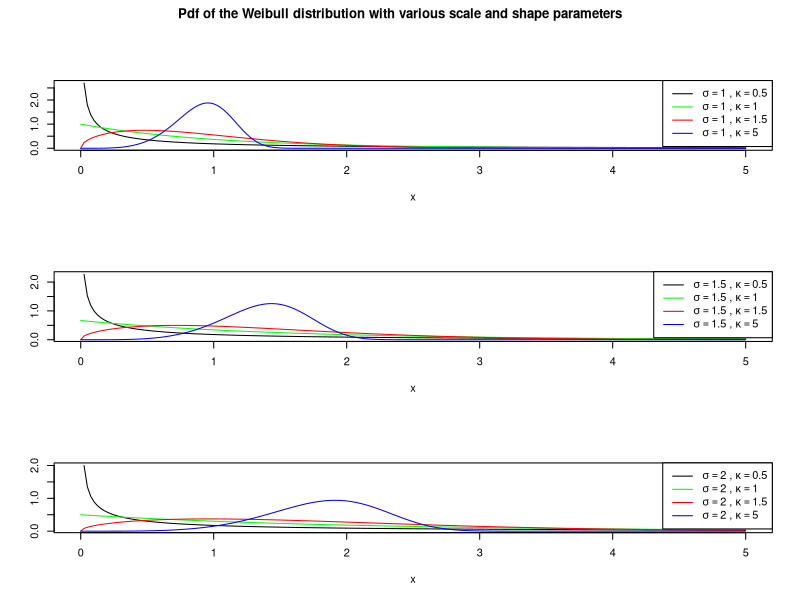

R code for this plot:
## Plot the pdf of the Weibull distribution with various parameter values.
## Add legends with expressions to the plots
## Write a title to the outer margin of the plot

png("Weibull.png", width = 400, height = 900) # save the image as png
par(mfrow = c(3, 1),
    oma = c(0, 0, 2, 0)) # Set outer margin size
for (sigma in c(1, 1.5, 2)) {
  curve(dweibull(x, shape = 0.5, scale = sigma), from = 0, to = 5, n = 201,
        col = "black", ylab = "")
  curve(dweibull(x, shape = 1, scale = sigma), from = 0, to = 5, n = 201, 
        add = TRUE, col = "green", ylab = "")
  curve(dweibull(x, shape = 1.5, scale = sigma), from = 0, to = 5, n = 201, 
        add = TRUE, col = "red", ylab = "")
  curve(dweibull(x, shape = 5, scale = sigma), from = 0, to = 5, n = 201, 
        add = TRUE, col = "blue", ylab = "")
  ## Create the expressions for the legends
  leg_expr <- c(bquote(sigma == .(sigma) ~ "," ~ kappa == 0.5), 
                bquote(sigma == .(sigma) ~ "," ~ kappa == 1),
                bquote(sigma == .(sigma) ~ "," ~ kappa == 1.5),
                bquote(sigma == .(sigma) ~ "," ~ kappa == 5))
  legend("topright", sapply(leg_expr, as.expression), 
         col = c("black", "green", "red", "blue"), lty = c(1, 1, 1, 1))
}
title("Pdf of the Weibull distribution with various scale and shape parameters", 
      outer = TRUE) # Write title on the outer margin
dev.off() # switch off graphic device